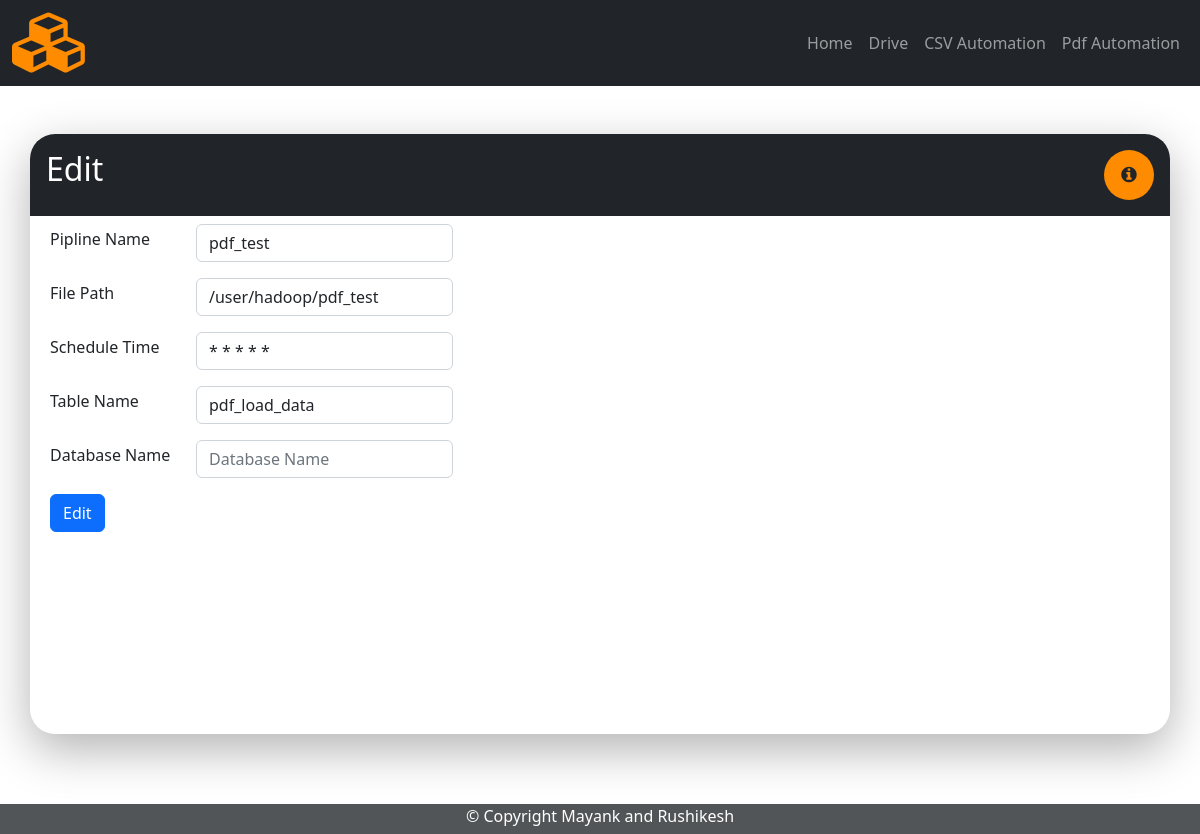
/edit/8/, run on the app's committed database.
### tool/models.py (models this page shows)
class PiplineDetails(models.Model):
    id = models.AutoField(primary_key=True)
    text = models.CharField(max_length=30,default=None)
    file_type = models.CharField(max_length=30,default=None)
    file_path = models.CharField(max_length=30,default=None)
    schedule_time = models.CharField(max_length=30,default=None)
    table_name = models.CharField(max_length=30,default=None)

### tool/views.py (the view)
# urls.py: path('edit/<int:id>/',views.edit,name='edit'),
def edit(request,id):
    if request.method == 'POST':
        if request.POST['piplineName'] != "" and request.POST['fileType'] != "" and request.POST['filePath'] != "" and request.POST['scheduleTime'] != "" and request.POST['tableName'] != "" and request.POST['databaseName'] != "":
            PiplineDetails.objects.filter(id=request.POST['piplineId']).update(text = request.POST['piplineName'] ,file_path = request.POST['filePath'] , schedule_time = request.POST['scheduleTime'] , table_name = request.POST['tableName'], database_name = request.POST['databaseName'])
            if request.POST['fileType'] == "CSV":
                return redirect("csv_home")
            else:
                return redirect("pdf_home")
        return redirect(request.META['HTTP_REFERER'])
    else:
        pipline_details = PiplineDetails.objects.filter(id=id).values()
        context = {
            'pipline_details': pipline_details,
        }
        return render(request,'common/edit.html',context)

### templates/common/edit.html (shortened to what this page needs)
{% extends 'base.html' %}
{% block content %}
<div class="container shadow-container min-height-con mt-5 overflow-hidden round-edge">
	<div class="row bg-dark text-white">
		<div class="col-sm-7 p-3">
			<h2>Edit</h2>
		</div>
		<div class="col-sm-5 p-3">
            <div class="float-end">
                <button type="button" class="btn icon-color btn-circle btn-lg btn-outline-light" data-bs-toggle="tooltip" data-bs-placement="bottom" title="Shell script and spark submit is used to enter the data into the hive"><i class="fa fa-info-circle" aria-hidden="true"></i></button>
            </div>
        </div>
	</div>
	<div class="p-2">
		<form action="" method="post">
			<div class="mb-3">
				<div class="row g-3 align-items-center">
					<div class="col-auto">
			  			<label class="form-label" style="width: 130px;">Pipline Name</label>
					</div>
					<div class="col-auto">
						<input type="piplineName" class="form-control" name="piplineName" placeholder="Pipline name" value="{{pipline_details.0.text}}">
					</div>
				</div>
			</div>
			<div class="mb-3">
				<div class="row g-3 align-items-center">
					<div class="col-auto">
			  			<label class="form-label" style="width: 130px;">File Path</label>
					</div>
					<div class="col-auto">
						<input type="filePath" class="form-control" name="filePath" placeholder="HDFS file path" value="{{pipline_details.0.file_path}}">
					</div>
				</div>
			</div>
			<div class="mb-3">
				<div class="row g-3 align-items-center">
					<div class="col-auto">
			  			<label class="form-label" style="width: 130px;">Schedule Time</label>
					</div>
					<div class="col-auto">
						<input type="scheduleTime" class="form-control" name="scheduleTime" placeholder="Schedule Cron Time" value="{{pipline_details.0.schedule_time}}">
					</div>
				</div>
			</div>
			<div class="mb-3">
				<div class="row g-3 align-items-center">
					<div class="col-auto">
			  			<label class="form-label" style="width: 130px;">Table Name</label>
					</div>
					<div class="col-auto">
						<input type="tableName" class="form-control" name="tableName" placeholder="Table Name" value="{{pipline_details.0.table_name}}">
					</div>
				</div>
			</div>
			<div class="mb-3">
				<div class="row g-3 align-items-center">
					<div class="col-auto">
			  			<label class="form-label" style="width: 130px;">Database Name</label>
					</div>
					<div class="col-auto">
						<input type="databaseName" class="form-control" name="databaseName" placeholder="Database Name" value="{{pipline_details.0.database_name}}">
					</div>
				</div>
			</div>
			<button type="submit" class="btn btn-primary">Edit</button>
		</form>
	</div>
</div>
<div class="min-height-bottom">
</div>
{% endblock %}

### static/styles/base.css (style rules this page uses)
.btn-circle { width: 30px; height: 30px; text-align: center; padding: 6px 0; font-size: 12px; line-height: 1.428571429; border-radius: 15px; }
.btn-circle.btn-lg { width: 50px; height: 50px; padding: 10px 16px; font-size: 18px; line-height: 1.33; border-radius: 25px; border:none; }
.icon-color { background: #FF8C00; color: rgba(var(--bs-dark-rgb),var(--bs-bg-opacity))!important; }
.round-edge { border-radius: 25px; }
.shadow-container { box-shadow: 0 1rem 3rem rgba(0,0,0,.300)!important; }
.min-height-con { min-height: 600px; }
.min-height-bottom { min-height: 100px; }

### data on the page
PiplineDetails: piplineName "pdf_test", filePath "/user/hadoop/pdf_test", scheduleTime "* * * * *", tableName "pdf_load_data"
